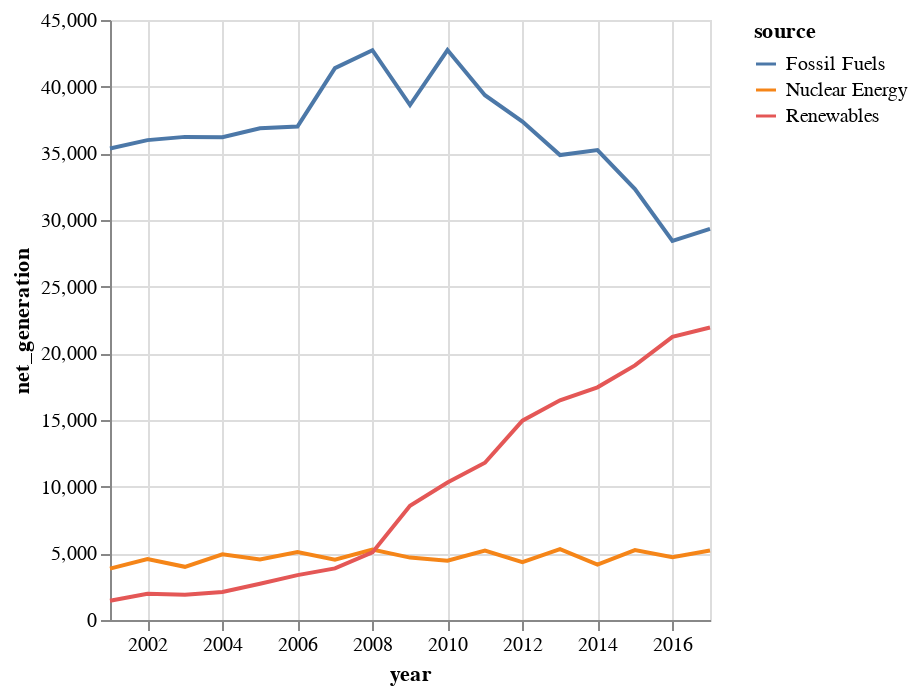

Write notebook code for a chart like this one.
### Markdown cell above
By adding color as a visual variable to above line chart and passing the entire energy DataFrame we can actually juxtapose the developments in a way that is not cumulative as above.

✏️ *How would you customize the colors to match above chart?*

### Code cell
alt.Chart(df2).mark_line().encode(
    color="source",
    x="year",
    y="net_generation"
)

### Figure 1 — Vega-Lite specification as saved in the notebook (floating-point values rounded to 4 significant figures)
{"config": {"view": {"continuousWidth": 300, "continuousHeight": 300}}, "data": {"name": "data-bb61008ba0c766c5601afa5323d12ad4"}, "mark": {"type": "line"}, "encoding": {"color": {"field": "source", "type": "nominal"}, "x": {"field": "year", "type": "temporal"}, "y": {"field": "net_generation", "type": "quantitative"}}, "$schema": "https://vega.github.io/schema/vega-lite/v5.8.0.json", "datasets": {"data-bb61008ba0c766c5601afa5323d12ad4": [{"year": "2001-01-01T00:00:00", "source": "Fossil Fuels", "net_generation": 35361}, {"year": "2002-01-01T00:00:00", "source": "Fossil Fuels", "net_generation": 35991}, {"year": "2003-01-01T00:00:00", "source": "Fossil Fuels", "net_generation": 36234}, {"year": "2004-01-01T00:00:00", "source": "Fossil Fuels", "net_generation": 36205}, {"year": "2005-01-01T00:00:00", "source": "Fossil Fuels", "net_generation": 36883}, {"year": "2006-01-01T00:00:00", "source": "Fossil Fuels", "net_generation": 37014}, {"year": "2007-01-01T00:00:00", "source": "Fossil Fuels", "net_generation": 41389}, {"year": "2008-01-01T00:00:00", "source": "Fossil Fuels", "net_generation": 42734}, {"year": "2009-01-01T00:00:00", "source": "Fossil Fuels", "net_generation": 38620}, {"year": "2010-01-01T00:00:00", "source": "Fossil Fuels", "net_generation": 42750}, {"year": "2011-01-01T00:00:00", "source": "Fossil Fuels", "net_generation": 39361}, {"year": "2012-01-01T00:00:00", "source": "Fossil Fuels", "net_generation": 37379}, {"year": "2013-01-01T00:00:00", "source": "Fossil Fuels", "net_generation": 34873}, {"year": "2014-01-01T00:00:00", "source": "Fossil Fuels", "net_generation": 35250}, {"year": "2015-01-01T00:00:00", "source": "Fossil Fuels", "net_generation": 32319}, {"year": "2016-01-01T00:00:00", "source": "Fossil Fuels", "net_generation": 28437}, {"year": "2017-01-01T00:00:00", "source": "Fossil Fuels", "net_generation": 29329}, {"year": "2001-01-01T00:00:00", "source": "Nuclear Energy", "net_generation": 3853}, {"year": "2002-01-01T00:00:00", "source": "Nuclear Energy", "net_generation": 4574}, {"year": "2003-01-01T00:00:00", "source": "Nuclear Energy", "net_generation": 3988}, {"year": "2004-01-01T00:00:00", "source": "Nuclear Energy", "net_generation": 4929}, {"year": "2005-01-01T00:00:00", "source": "Nuclear Energy", "net_generation": 4538}, {"year": "2006-01-01T00:00:00", "source": "Nuclear Energy", "net_generation": 5095}, {"year": "2007-01-01T00:00:00", "source": "Nuclear Energy", "net_generation": 4519}, {"year": "2008-01-01T00:00:00", "source": "Nuclear Energy", "net_generation": 5282}, {"year": "2009-01-01T00:00:00", "source": "Nuclear Energy", "net_generation": 4679}, {"year": "2010-01-01T00:00:00", "source": "Nuclear Energy", "net_generation": 4451}, {"year": "2011-01-01T00:00:00", "source": "Nuclear Energy", "net_generation": 5215}, {"year": "2012-01-01T00:00:00", "source": "Nuclear Energy", "net_generation": 4347}, {"year": "2013-01-01T00:00:00", "source": "Nuclear Energy", "net_generation": 5321}, {"year": "2014-01-01T00:00:00", "source": "Nuclear Energy", "net_generation": 4152}, {"year": "2015-01-01T00:00:00", "source": "Nuclear Energy", "net_generation": 5243}, {"year": "2016-01-01T00:00:00", "source": "Nuclear Energy", "net_generation": 4703}, {"year": "2017-01-01T00:00:00", "source": "Nuclear Energy", "net_generation": 5214}, {"year": "2001-01-01T00:00:00", "source": "Renewables", "net_generation": 1437}, {"year": "2002-01-01T00:00:00", "source": "Renewables", "net_generation": 1963}, {"year": "2003-01-01T00:00:00", "source": "Renewables", "net_generation": 1885}, {"year": "2004-01-01T00:00:00", "source": "Renewables", "net_generation": 2102}, {"year": "2005-01-01T00:00:00", "source": "Renewables", "net_generation": 2724}, {"year": "2006-01-01T00:00:00", "source": "Renewables", "net_generation": 3364}, {"year": "2007-01-01T00:00:00", "source": "Renewables", "net_generation": 3870}, {"year": "2008-01-01T00:00:00", "source": "Renewables", "net_generation": 5070}, {"year": "2009-01-01T00:00:00", "source": "Renewables", "net_generation": 8560}, {"year": "2010-01-01T00:00:00", "source": "Renewables", "net_generation": 10308}, {"year": "2011-01-01T00:00:00", "source": "Renewables", "net_generation": 11795}, {"year": "2012-01-01T00:00:00", "source": "Renewables", "net_generation": 14949}, {"year": "2013-01-01T00:00:00", "source": "Renewables", "net_generation": 16476}, {"year": "2014-01-01T00:00:00", "source": "Renewables", "net_generation": 17452}, {"year": "2015-01-01T00:00:00", "source": "Renewables", "net_generation": 19091}, {"year": "2016-01-01T00:00:00", "source": "Renewables", "net_generation": 21241}, {"year": "2017-01-01T00:00:00", "source": "Renewables", "net_generation": 21933}]}}
